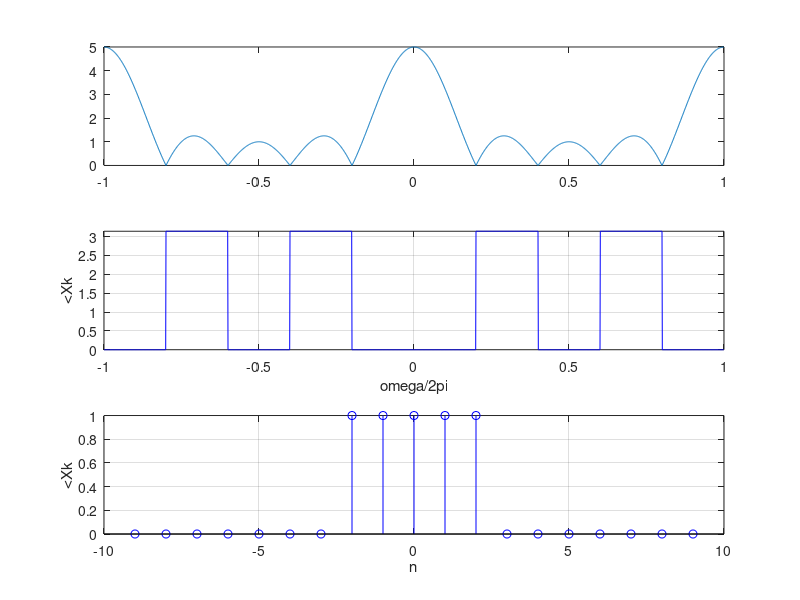

MATLAB code for this plot:
clear, clc;

n = -9:1:9;
xn = (n>=-2)&(n<=2);
omega = -pi:0.001*pi:pi;

subplot(3,1,1); stem(n,xn,'b-'); grid on;
ylim([0 1]); xlabel('n'); ylabel('x[n]');

X = xn*exp(-1j*omega.*(2*n)');

subplot(3,1,2); plot(omega/pi,abs(X),'b-'); grid on;
ylim([0 5]); xlabel('omega/2pi'); ylabel('|X(omega)|');

Xomega = angle(X);
subplot(3,1,3); plot(omega/pi, Xomega, 'b'); grid on;
ylim([0 pi]); xlabel('omega/2pi'); ylabel('<Xk');

% ==============================================

clear, clc;

n = -9:1:9;
omega = -pi:0.001*pi:pi-0.001*pi;
L = 4;

Xomega = (L+1)*diric(2*omega, L+1);
subplot(3,1,1); plot(omega/pi,abs(Xomega)); ylim([0 5]);

Xangle = angle(Xomega);
subplot(3,1,2); plot(omega/pi, Xangle, 'b'); grid on;
ylim([0 pi]); xlabel('omega/2pi'); ylabel('<Xk');

xn = 1/2*pi * Xomega*exp(1j.*2*omega'*n)/(pi*1000);
subplot(3,1,3); stem(n, xn, 'b'); grid on; xlabel('n'); ylabel('<Xk');
ylim([0 1]);
